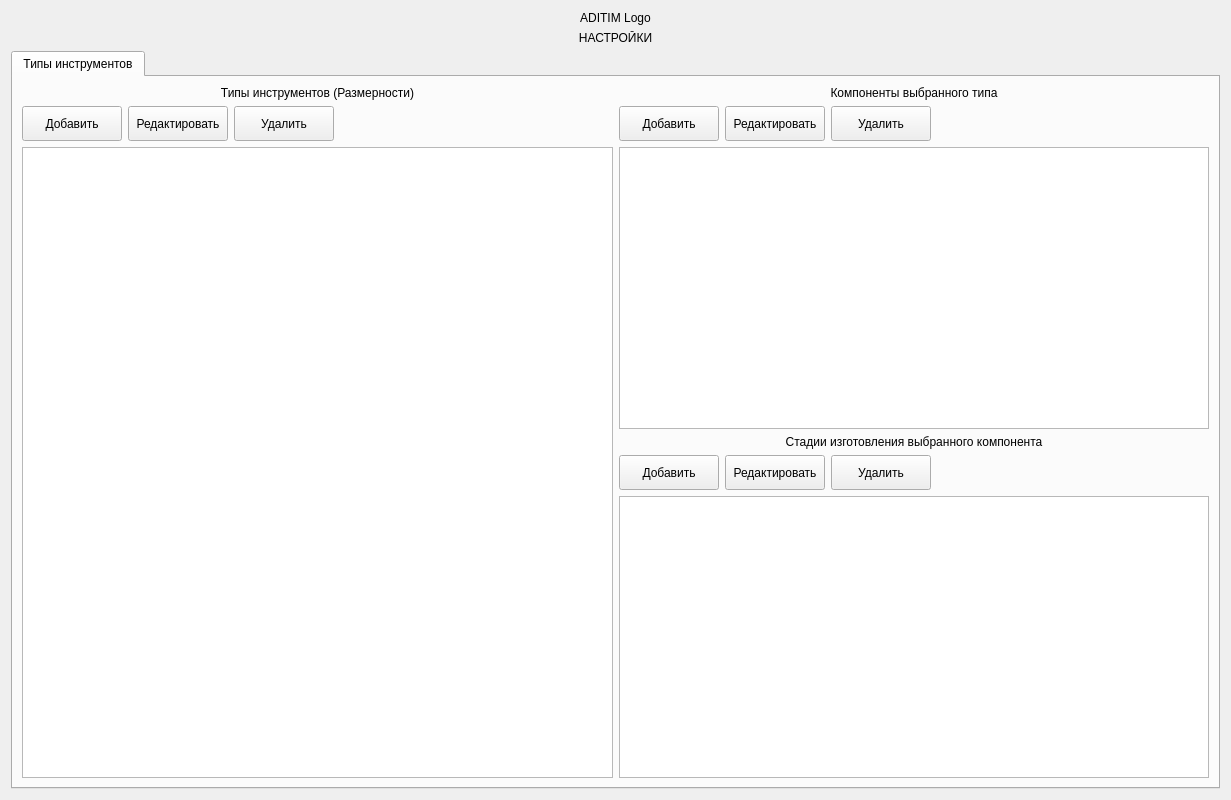
<?xml version="1.0" encoding="UTF-8"?>
<ui version="4.0">
 <class>SettingContent</class>
 <widget class="QWidget" name="SettingContent">
  <property name="geometry">
   <rect>
    <x>0</x>
    <y>0</y>
    <width>1231</width>
    <height>800</height>
   </rect>
  </property>
  <layout class="QGridLayout" name="gridLayout">
   <item row="0" column="0">
    <widget class="QLabel" name="label_logo">
     <property name="maximumSize">
      <size>
       <width>16777215</width>
       <height>100</height>
      </size>
     </property>
     <property name="text">
      <string>ADITIM Logo</string>
     </property>
     <property name="alignment">
      <set>Qt::AlignCenter</set>
     </property>
    </widget>
   </item>
   <item row="1" column="0">
    <layout class="QVBoxLayout" name="verticalLayout_main">
     <item>
      <widget class="QLabel" name="label_header">
       <property name="text">
        <string>НАСТРОЙКИ</string>
       </property>
       <property name="alignment">
        <set>Qt::AlignCenter</set>
       </property>
      </widget>
     </item>
     <item>
      <widget class="QTabWidget" name="tabWidget_setting">
       <property name="currentIndex">
        <number>0</number>
       </property>
       <widget class="QWidget" name="tab_dimension">
        <attribute name="title">
         <string>Типы инструментов</string>
        </attribute>
        <layout class="QHBoxLayout" name="horizontalLayout_dimension_main">
         <item>
          <layout class="QVBoxLayout" name="verticalLayout_dimension">
           <item>
            <widget class="QLabel" name="label_dimension_header">
             <property name="text">
              <string>Типы инструментов (Размерности)</string>
             </property>
             <property name="alignment">
              <set>Qt::AlignCenter</set>
             </property>
            </widget>
           </item>
           <item>
            <layout class="QHBoxLayout" name="horizontalLayout_dimension_toolbar">
             <item>
              <widget class="QPushButton" name="pushButton_dimension_add">
               <property name="minimumSize">
                <size>
                 <width>100</width>
                 <height>35</height>
                </size>
               </property>
               <property name="text">
                <string>Добавить</string>
               </property>
              </widget>
             </item>
             <item>
              <widget class="QPushButton" name="pushButton_dimension_edit">
               <property name="minimumSize">
                <size>
                 <width>100</width>
                 <height>35</height>
                </size>
               </property>
               <property name="text">
                <string>Редактировать</string>
               </property>
              </widget>
             </item>
             <item>
              <widget class="QPushButton" name="pushButton_dimension_delete">
               <property name="minimumSize">
                <size>
                 <width>100</width>
                 <height>35</height>
                </size>
               </property>
               <property name="text">
                <string>Удалить</string>
               </property>
              </widget>
             </item>
             <item>
              <spacer name="horizontalSpacer_dimension">
               <property name="orientation">
                <enum>Qt::Horizontal</enum>
               </property>
               <property name="sizeHint" stdset="0">
                <size>
                 <width>40</width>
                 <height>20</height>
                </size>
               </property>
              </spacer>
             </item>
            </layout>
           </item>
           <item>
            <widget class="QTableWidget" name="tableWidget_dimension">
             <property name="editTriggers">
              <set>QAbstractItemView::NoEditTriggers</set>
             </property>
             <property name="selectionBehavior">
              <enum>QAbstractItemView::SelectRows</enum>
             </property>
             <property name="selectionMode">
              <enum>QAbstractItemView::SingleSelection</enum>
             </property>
            </widget>
           </item>
          </layout>
         </item>
         <item>
          <layout class="QVBoxLayout" name="verticalLayout_component_type">
           <item>
            <widget class="QLabel" name="label_component_type_header">
             <property name="text">
              <string>Компоненты выбранного типа</string>
             </property>
             <property name="alignment">
              <set>Qt::AlignCenter</set>
             </property>
            </widget>
           </item>
           <item>
            <layout class="QHBoxLayout" name="horizontalLayout_component_type_toolbar">
             <item>
              <widget class="QPushButton" name="pushButton_component_type_add">
               <property name="minimumSize">
                <size>
                 <width>100</width>
                 <height>35</height>
                </size>
               </property>
               <property name="text">
                <string>Добавить</string>
               </property>
              </widget>
             </item>
             <item>
              <widget class="QPushButton" name="pushButton_component_type_edit">
               <property name="minimumSize">
                <size>
                 <width>100</width>
                 <height>35</height>
                </size>
               </property>
               <property name="text">
                <string>Редактировать</string>
               </property>
              </widget>
             </item>
             <item>
              <widget class="QPushButton" name="pushButton_component_type_delete">
               <property name="minimumSize">
                <size>
                 <width>100</width>
                 <height>35</height>
                </size>
               </property>
               <property name="text">
                <string>Удалить</string>
               </property>
              </widget>
             </item>
             <item>
              <spacer name="horizontalSpacer_component_type">
               <property name="orientation">
                <enum>Qt::Horizontal</enum>
               </property>
               <property name="sizeHint" stdset="0">
                <size>
                 <width>40</width>
                 <height>20</height>
                </size>
               </property>
              </spacer>
             </item>
            </layout>
           </item>
           <item>
            <widget class="QTableWidget" name="tableWidget_component_type">
             <property name="editTriggers">
              <set>QAbstractItemView::NoEditTriggers</set>
             </property>
             <property name="selectionBehavior">
              <enum>QAbstractItemView::SelectRows</enum>
             </property>
             <property name="selectionMode">
              <enum>QAbstractItemView::SingleSelection</enum>
             </property>
            </widget>
           </item>
           <item>
            <widget class="QLabel" name="label_plan_stage_header">
             <property name="text">
              <string>Стадии изготовления выбранного компонента</string>
             </property>
             <property name="alignment">
              <set>Qt::AlignCenter</set>
             </property>
            </widget>
           </item>
           <item>
            <layout class="QHBoxLayout" name="horizontalLayout_plan_stage_toolbar">
             <item>
              <widget class="QPushButton" name="pushButton_plan_stage_add">
               <property name="minimumSize">
                <size>
                 <width>100</width>
                 <height>35</height>
                </size>
               </property>
               <property name="text">
                <string>Добавить</string>
               </property>
              </widget>
             </item>
             <item>
              <widget class="QPushButton" name="pushButton_plan_stage_edit">
               <property name="minimumSize">
                <size>
                 <width>100</width>
                 <height>35</height>
                </size>
               </property>
               <property name="text">
                <string>Редактировать</string>
               </property>
              </widget>
             </item>
             <item>
              <widget class="QPushButton" name="pushButton_plan_stage_delete">
               <property name="minimumSize">
                <size>
                 <width>100</width>
                 <height>35</height>
                </size>
               </property>
               <property name="text">
                <string>Удалить</string>
               </property>
              </widget>
             </item>
             <item>
              <spacer name="horizontalSpacer_plan_stage">
               <property name="orientation">
                <enum>Qt::Horizontal</enum>
               </property>
               <property name="sizeHint" stdset="0">
                <size>
                 <width>40</width>
                 <height>20</height>
                </size>
               </property>
              </spacer>
             </item>
            </layout>
           </item>
           <item>
            <widget class="QTableWidget" name="tableWidget_plan_stage">
             <property name="editTriggers">
              <set>QAbstractItemView::NoEditTriggers</set>
             </property>
             <property name="selectionBehavior">
              <enum>QAbstractItemView::SelectRows</enum>
             </property>
             <property name="selectionMode">
              <enum>QAbstractItemView::SingleSelection</enum>
             </property>
            </widget>
           </item>
          </layout>
         </item>
        </layout>
       </widget>
      </widget>
     </item>
    </layout>
   </item>
  </layout>
 </widget>
 <resources/>
 <connections/>
</ui>
